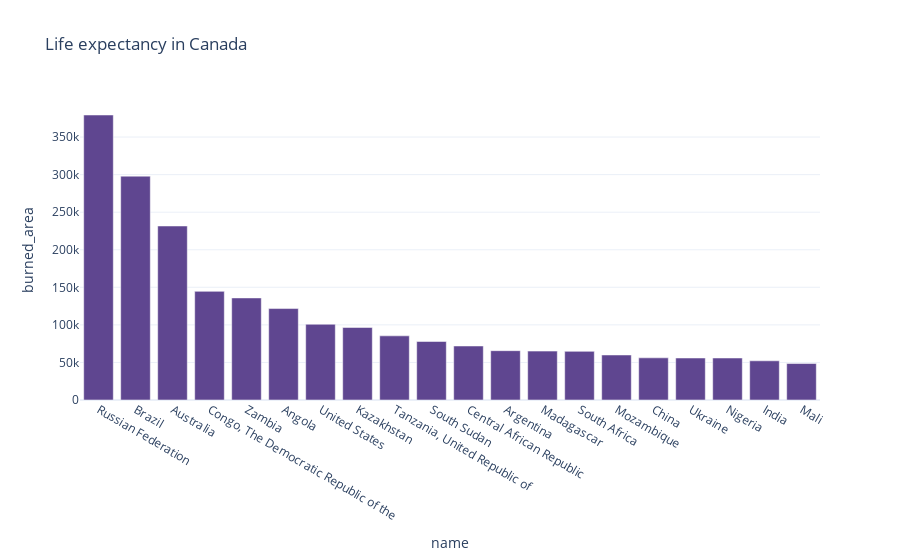

The cell this chart's notebook holds for it:
### Code cell
fig = px.bar(df_countries, x="name", y="burned_area",  title='Life expectancy in Canada', color_discrete_sequence=px.colors.qualitative.Prism)
fig.show()

### Figure 1 — Plotly figure (JSON) as saved in the notebook; plotly's stock layout.template omitted (floating-point values rounded to 4 significant figures)
{"data": [{"alignmentgroup": "True", "hovertemplate": "name=%{x}<br>burned_area=%{y}<extra></extra>", "legendgroup": "", "marker": {"color": "rgb(95, 70, 144)", "pattern": {"shape": ""}}, "name": "", "offsetgroup": "", "orientation": "v", "showlegend": false, "textposition": "auto", "type": "bar", "x": ["Russian Federation", "Brazil", "Australia", "Congo, The Democratic Republic of the", "Zambia", "Angola", "United States", "Kazakhstan", "Tanzania, United Republic of", "South Sudan", "Central African Republic", "Argentina", "Madagascar", "South Africa", "Mozambique", "China", "Ukraine", "Nigeria", "India", "Mali"], "xaxis": "x", "y": [379365, 297973, 231628, 144610, 135869, 121719, 100823, 96544, 85389, 77883, 71888, 65644, 65076, 64746, 59938, 56139, 55906, 55898, 52164, 48554], "yaxis": "y"}], "layout": {"barmode": "relative", "legend": {"tracegroupgap": 0}, "title": {"text": "Life expectancy in Canada"}, "xaxis": {"anchor": "y", "domain": [0, 1], "title": {"text": "name"}}, "yaxis": {"anchor": "x", "domain": [0, 1], "title": {"text": "burned_area"}}}}
